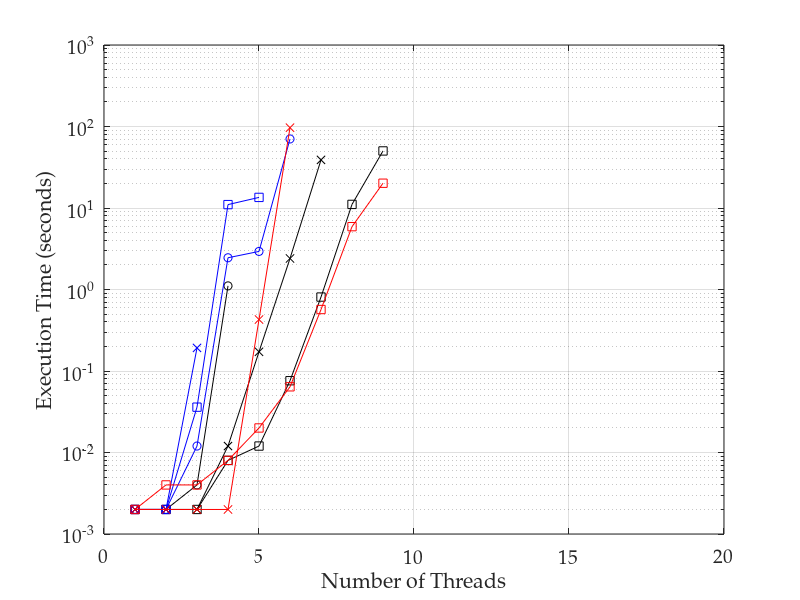

The MATLAB script that drew this image: (Note: this script raises an error after producing the figure.)
%% importing data
transitions = dlmread('t43_time_tpl4_ops3.csv', ',', 0, 0);
ss = dlmread('ss43_time.csv', ',', 0, 0);
ssthreads = [1:7];
% convert 0 values to NaNs, as these don't plot
transitions(transitions==0)=nan;
threads = [1:9];

%% plotting lines

semilogy(threads, transitions(:, 1), 'ko-')
hold on
semilogy(ssthreads, ss, 'kx-')
semilogy(threads, transitions(:, 3), 'ks-')
semilogy(threads, transitions(:, 4), 'bo-')
semilogy(threads, transitions(:, 5), 'bx-')
semilogy(threads, transitions(:, 6), 'bs-')
semilogy(threads, transitions(:, 7), 'rx-')
semilogy(threads, transitions(:, 8), 'rs-')
hold off
grid on

%% adding axis labels
ax = gca;
set(ax, 'FontName', 'Palatino Linotype', 'FontSize', 14);
xlabel('Number of Threads');
ylabel('Execution Time (seconds)');
axis([0 20 .001 1000])
ax.XTick = [0 5 10 15 20];
ax.YTick = [0.01 0.1 1 10 100];
set(ax,'YMinorGrid','Off', 'YMinorTick','Off');

%% output pdf file
h = figure(1);
h.Units = 'centimeters'; % set figure position to cm
%h.Position(2) = [h.Position(2)-9]; % set figure position bevore resize
h.Position([3:4]) = [10,7]; % resize figure
Plot2LaTeX( h, 't43_time_tpl4_ops3' )